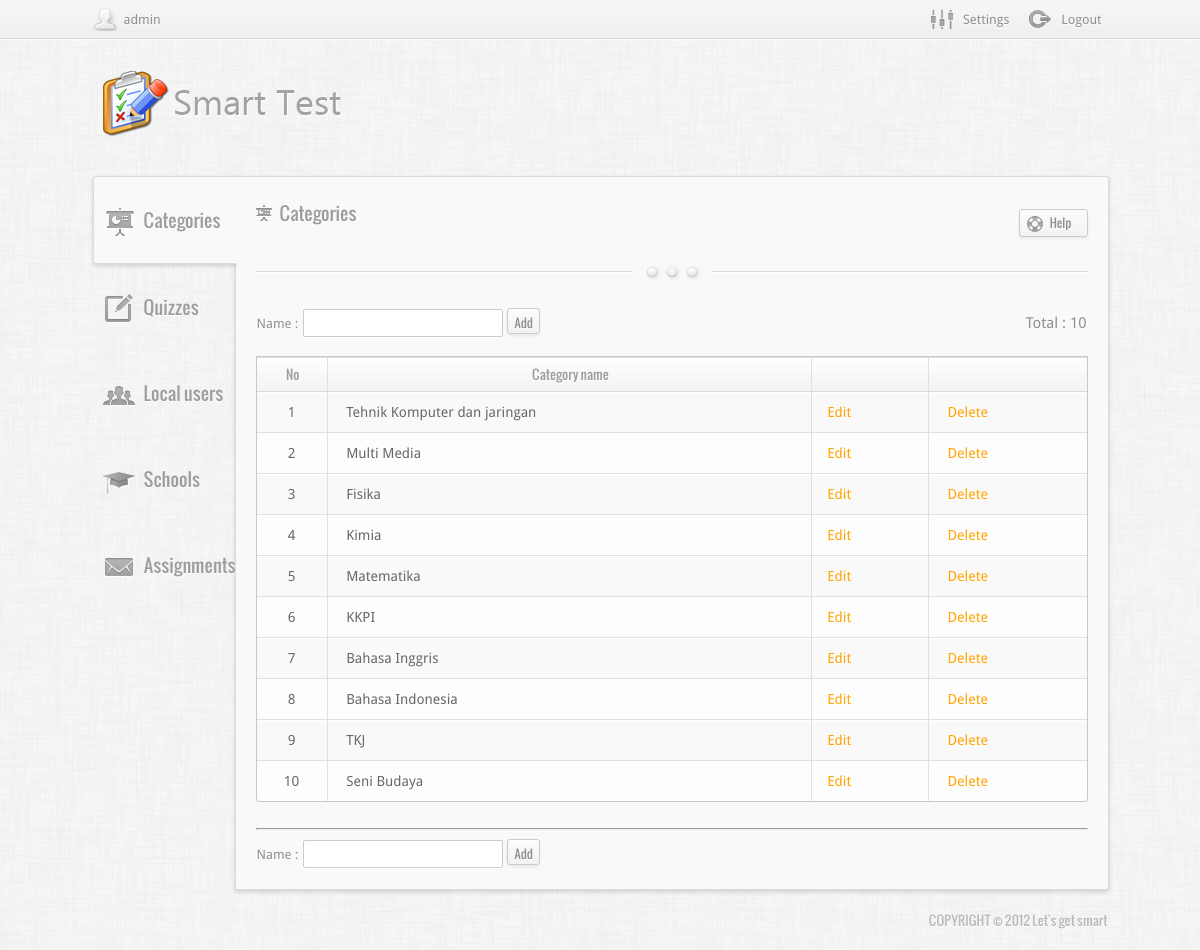
The app's page /lgs/index.php?module=cats (signed in) with its own data.
### tables this page shows
CREATE TABLE IF NOT EXISTS `cats` (
  `id` int(11) NOT NULL AUTO_INCREMENT,
  `cat_name` varchar(255) NOT NULL,
  PRIMARY KEY (`id`)
);

### lgs/db/mysql2.php (called while the page is built, shortened)
<?php
class xyz39zyx
{
    public static function xyz49zyx($y1)
    {
	$link=mysqli_connect(SQL_IP, SQL_USER, SQL_PWD,SQL_DATABASE) or die(xyz39zyx::xyz54zyx($link));
	$a1ults=mysqli_query($link,$y1) or die(xyz39zyx::xyz55zyx($link,$y1));
	return $a1ults;
    }
    public static function xyz57zyx($a1ults)
    {
       $a3=mysqli_fetch_array($a1ults);
       return $a3;
    }
     public static function xyz59zyx($a1ults)
    {
        return mysqli_num_rows($a1ults);
    }
}
?>

### lgs/db/debug.php (called while the page is built, shortened)
<?php
class xyz19zyx
{
    public static function xyz20zyx($y2)
    {
        $file = basename($_SERVER["SCRIPT_NAME"]);
        $queries = $_SESSION['sql'];
        $i = intval($_SESSION['sql_i']);
        $queries[$i] = $y2;
    }
}
?>

### lgs/db/access_db.php (called while the page is built)
<?php
class xyz1zyx {
    public static function xyz2zyx($txtLogin,$txtPass,$txtPassImp,$check_pass=true)
    {
        $y1= "select m.*, u.UserID as user_id, u.user_type,u.password,u.sch,u.cls,u.cats, 0 as imported from users u " .
                "left join roles_rights rr on rr.role_id = u.user_type " .
                "left join modules m on m.id= rr.module_id ".
                "where u.UserName='$txtLogin' ";
        if($check_pass==true) $y1.="and Password='$txtPass' ";
        $y1.=" union ";
        $y1.="select m.*, u.UserID as user_id, 2 as user_type,u.password,u.sch,u.cls,u.cats, 1 as imported from v_imported_users u ".
                " left join roles_rights rr on rr.role_id = 2 ".
                " left join modules m on m.id= rr.module_id ".
                " where u.UserName='$txtLogin' ";
        if($check_pass==true) $y1.=" and u.Password='$txtPassImp' order by priority";
        return xyz39zyx::xyz49zyx($y1);
    }
}
?>

### lgs/grid.php (the view, shortened to what this page needs)
<?php
    class grid
    {
        var $id_column = "id";
        var $page_name = "";
        var $grid_control_name ="div_grid";
        var $table = "<div class='widget_contents noPadding twCheckbox'><table class=tables>";
        var $edit = true;
        var $edit_attr="";
        var $edit_text = "Edit";
        var $edit_link ="";
        var $delete_text = "Delete";
        var $message = 'Are you sure ?';
        var $_columns ;
        var $process_html_command="";
        public function grid($headers, $b3, $page,$stat=null)
        {
            $this->_columns = $b3;
            $this->page_name= $page;
            $this->table.="<tr class=c_list_head>";
            foreach($headers as $header)
            {
                $this->table.="<th>&nbsp;".$header."</th>";
            }
            $this->table.="</tr>";
        }
        public function DrowTable($y1)
        {
            $a3s = xyz39zyx::xyz49zyx($y1);
			$no = "1";
            while($a3=xyz39zyx::xyz57zyx($a3s))
            {
                $this->table.="<tr class=c_list_item>";
                $this->AddNum($no);
                foreach($this->_columns as $key=>$c3ue)
                {
					$this->table.="<td>&nbsp;".trim(strip_tags($this->FormatColumn($c3ue,$a3[$key])))."&nbsp;</td>";
                }
                $this->ProcessHTML($a3);
                $this->ProcessDelete($a3);
               $this->table.="</tr>";
			   $no++;
            }
            $this->table.="</table></div>";
        }
        private function FormatColumn($format , $a1ults)
        {
            return $a1ults;
        }
        public function DrowJs()
        {
            $this->table.="<input type=hidden id=hdnEventArgs /><input type=hidden id=hdnEventMode />";
        }
        private function ProcessEdit($a3)
        {
            if(!$this->edit) return ;
            $edit_attr= $this->edit_attr;
            $edit_link = "<a $edit_attr href='".$this->edit_link."&id=".$a3[$this->id_column]."'>$this->edit_text</a>";
            $this->table.="<td>&nbsp;$edit_link</td>";
        }
        private function ProcessDelete($a3)
        {
            $id = $this->id_column;
            $this->table.="<td>&nbsp;<a href='javascript:jsProcessDelete(\"$this->message\",$a3[$id], \"$this->page_name\", \"$this->grid_control_name\" )'>$this->delete_text</a></td>";
        }
        private function ProcessHTML($a3)
        {
            $process_html_command = $this->process_html_command;
            $this->table.=$process_html_command($a3);
        }
        private function AddNum($a3)
        {
			$this->table.="<td width='40' align='center'>$a3</td>";
        }
    }
?>

### lgs/modules/cats.php (shortened to what this page needs)
<?php
    require "grid.php";
    $b2 = array("No","Category name", "&nbsp;", "&nbsp;");
    $b3 = array("cat_name"=>"test");
    $z2 = new grid($b2,$b3, "index.php?module=cats");
    $z2->process_html_command="process_quiz_status";
    $z2->edit=false;
    $z2->num=true;
    function process_quiz_status($a3)
    {
        $editjs="EditCat('".$a3['cat_name']."','".$a3['id']."')";
        $b1="<td><a href='#edit' onclick=\"".$editjs."\">Edit</a></td>";
        return $b1;
    }
    $y1 = xyz14zyx::xyz15zyx();
	$t1 = xyz39zyx::xyz49zyx($y1);
	$total = xyz39zyx::xyz59zyx($t1);
    $z2->DrowTable($y1);
    $grid_html = $z2->table;
    function desc_func()
    {
        return "Categories";
    }
?>

### lgs/index.php (shortened to what this page needs)
<?php
  require 'db/debug.php';
  require 'db/mysql2.php';
  require 'db/access_db.php';
  $modules = xyz1zyx::xyz2zyx($_SESSION['txtLogin'], $_SESSION['txtPass'],$_SESSION['txtPassImp'],true);
  include "modules/".$module_name.".php";
  if(!isset($_POST["ajax"]))
  {
        include "index_tmp.php";
  }
?>

### lgs/index_tmp.php (shortened to what this page needs)
<!DOCTYPE HTML>
<html lang="en-US">
    <head>
        <link href="CSS/fonts.css" rel="stylesheet" type="text/css"/>
        <link rel="stylesheet" href="CSS/style.css" />
        <meta http-equiv="Content-Type" content="text/html; charset=utf-8" /></head>
    <body>
        <div class="top_panel">
            <div class="wrapper">
                <div class="user">
                    <img src="Images/user_avatar.png" alt="user_avatar" class="user_avatar" />
                    <span class="label"><?php echo $_SESSION['txtLogin'] ?></span>
                </div>
                <div class="top_links">
                    <ul>
                        <li class="i_22_logout">
                            <a href="logout.php" title="Logout">
                                <span class="label">Logout</span>
                            </a>
                        </li>
                        <li class="i_22_settings">
                            <a href="#" title="Settings">
                                <span class="label">Settings</span>
                            </a>
                        </li>
                    </ul>
                </div>
            </div>
        </div>
        <header class="main_header">
            <div class="wrapper">
                <div class="logo">
                    <a href="#" title="Ujian Home">
                        <img src="Images/ujian_logo.png" alt="ujian" />
                    </a>
                </div>
            </div>
        </header>
        <div class="wrapper contents_wrapper">
            <aside class="sidebar">
                <ul class="tab_nav">
                    <?php
                    while ($a3 = xyz39zyx::xyz57zyx($modules)) {
                        if (!preg_match('/New/', $a3['module_name'])) {
                            $active = "";
                            $icon = "i_32_forms";
                            switch ($_GET['module']) {
                                case "cats":
                                    $active = ($a3['module_name'] == "Categories") ? "active_tab" : "";
                                    break;
                            }
                            switch ($a3['module_name']) {
                                case "Local users":
                                    $icon = "i_32_ui";
                                    break;
                                case "Categories":
                                    $icon = "i_32_dashboard";
                                    break;
                                case "Assignments":
                                case "Active Assignments":
                                    $icon = "i_32_inbox";
                                    break;
                                case "Schools":
                                    $icon = "i_32_grad";
                                    break;
                            }
                            ?>
                            <li class="<?php echo $active ?> <?php echo $icon ?>">
                                <?php
                                echo "<a href='index.php?module=" . $a3['file_name'] . "' title='" . $a3['module_name'] . "'><span class='tab_label'>" . $a3['module_name'] . "</span>";
                                echo "</a>";
                                ?>
                            </li>
                            <?php
                        }
                    }
                    switch ($_GET['module']) {
                        case "cats":
                            $icon16 = "i_16_dashboard";
                            break;
                    }
                    ?>
                </ul>
            </aside>
            <div class="contents">
                <div class="grid_wrapper">
                    <div class="g_6 contents_header">
                        <h3 class="<?php echo $icon16 ?> tab_label"><?php echo desc_func(); ?></h3>
                    </div>
                    <div class="g_6 contents_options">
                        <div class="simple_buttons">
                            <div class="bwIcon i_16_help" onclick="alert('About LGS\nVersion 121007.1900\n')">Help</div>
                        </div>
                    </div>
                    <div class="g_12 separator"><span></span></div>
                    <div class="g_12">
                        <?php
                        include "modules/" . $module_name . "_tmp.php";
                        ?>
                    </div>
                </div>
            </div>
        </div>
        <footer>
            <div class="wrapper">
                <span class="copyright">
                    COPYRIGHT &copy; 2012 Let's get smart
                </span>
            </div>
        </footer>
    </body>
</html>

### lgs/modules/cats_tmp.php (shortened to what this page needs)
<table width="100%">
		<tr>
			<td class="desc_text">
				<span class="label"><a name="edit"></a>Name :</span> <input class="simple_field" style="width:200px;" type="text" id="txtName" name="txtName" /> <input class="simple_buttons" type="button" class="st_button" id="btnAdd" onclick ="AddNewCat()" value ="Add">
			</td>
			<td><span style="font-size:15px;float:right" class="label">Total : <?php echo $total?></span></td>
		</tr>
	</table>
	<br>
   <div id="div_grid"><?php echo $grid_html ?></div>
   <br>
   <hr />
   <table width="400">
       <tr>
           <td class="desc_text">
               <span class="label"><a name="edit"></a>Name :</span> <input class="simple_field" style="width:200px;" type="text" id="txtName" name="txtName" /> <input class="simple_buttons" type="button" class="st_button" id="btnAdd" onclick ="AddNewCat()" value ="Add">
           </td>
       </tr>
   </table>

### records on screen
cats: cat_name "Tehnik Komputer dan jaringan"
cats: cat_name "Multi Media"
cats: cat_name "Fisika"
cats: cat_name "Kimia"
cats: cat_name "Matematika"
cats: cat_name "KKPI"
cats: cat_name "Bahasa Inggris"
cats: cat_name "Bahasa Indonesia"
cats: cat_name "TKJ"
cats: cat_name "Seni Budaya"

### other values on screen
$_SESSION['txtLogin'] "admin"
$a3['module_name'] "Categories"
$a3['module_name'] "Quizzes"
$a3['module_name'] "Local users"
$a3['module_name'] "Schools"
$a3['module_name'] "Assignments"
desc_func() "Categories"
$total "10"
$header "No Category name"
$a3 "1 2 3 4 5 6 7 8 9 10"
$this->delete_text "Delete Delete Delete Delete Delete Delete Delete Delete Delete Delete"
